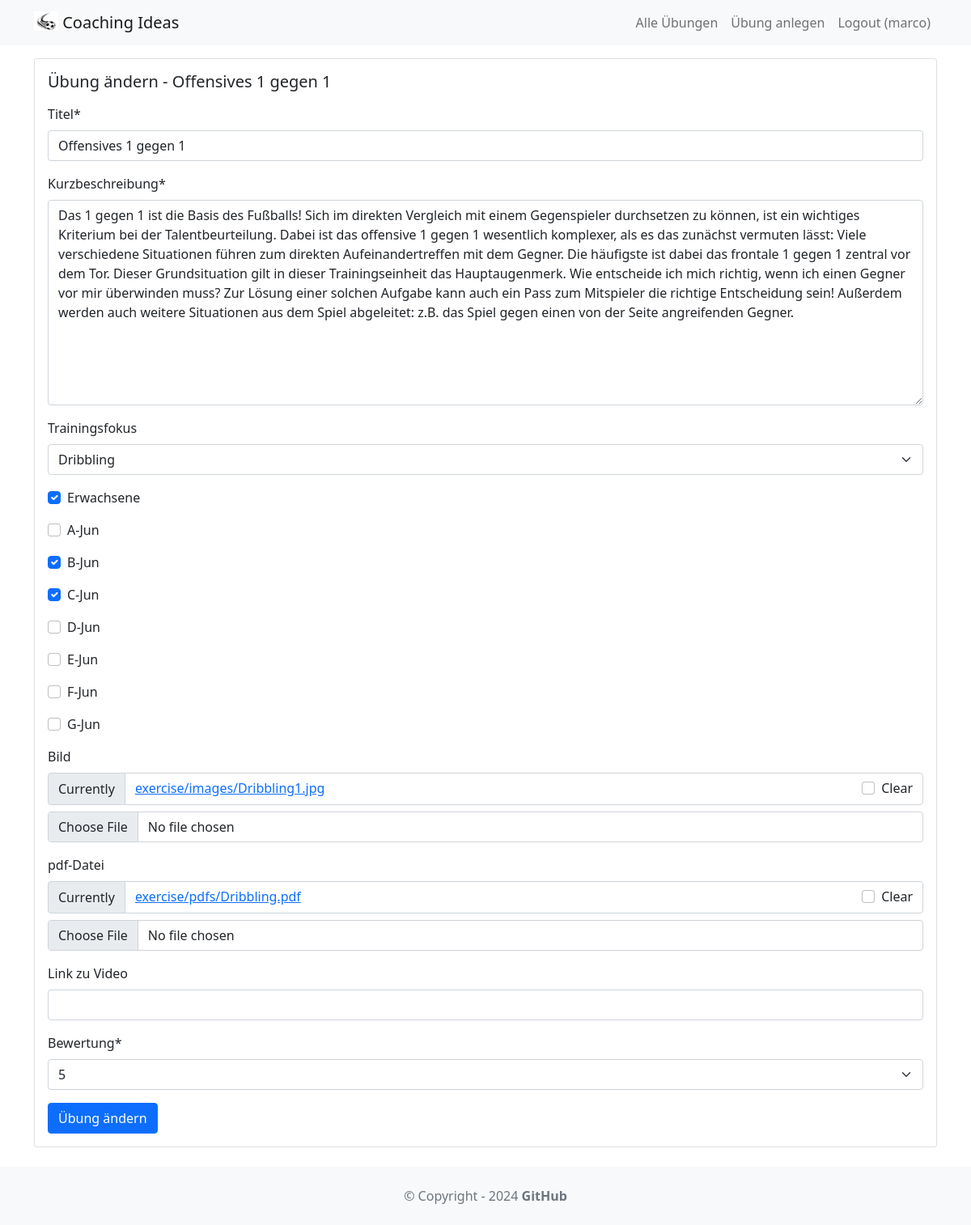
Screenshot of /exercise/exercise/11 (signed in) with the database file from the repository.
### exercise/models.py (models this page shows, shortened)
class Exercise(models.Model):
    title = models.CharField(max_length=255)
    body = models.TextField()
    created_on = models.DateTimeField(auto_now_add=True)
    last_modified = models.DateTimeField(auto_now=True)
    creator = models.ForeignKey(User, on_delete=models.SET_NULL, null=True)
    soccer_skills = models.CharField(
        max_length=50, choices=SoccerSkillTextChoices.choices, blank=True
    )
    for_adults = models.BooleanField(default=True)
    for_jun_a = models.BooleanField(default=False)
    for_jun_b = models.BooleanField(default=False)
    for_jun_c = models.BooleanField(default=False)
    for_jun_d = models.BooleanField(default=False)
    for_jun_e = models.BooleanField(default=False)
    for_jun_f = models.BooleanField(default=False)
    for_jun_g = models.BooleanField(default=False)
    image = models.ImageField(upload_to="exercise/images/", null=True, blank=True)
    pdf = models.FileField(upload_to="exercise/pdfs/", blank=True)
    youtube_link = models.URLField(blank=True, null=True)
    rating = models.IntegerField(default=0, choices=[(i, i) for i in range(0, 6)])
    average_rating = models.FloatField(default=0)

### exercise/views.py (the view, shortened to what this page needs)
# urls.py: path("exercise/<int:exercise_id>", update_exercise, name="update_exercise"),
@login_required
@user_passes_test(lambda u: u.is_staff or u.is_authenticated)
def update_exercise(request, exercise_id):
    update_exercise_html = "update_exercise.html"
    exercise = get_object_or_404(Exercise, pk=exercise_id)
    if request.method == "GET":
        form = ExerciseForm(instance=exercise)
        return render(
            request, update_exercise_html, {"exercise": exercise, "form": form}
        )

### exercise/forms.py
class ExerciseForm(ModelForm):
    class Meta:
        model = Exercise
        fields = [
            "title",
            "body",
            "soccer_skills",
            "for_adults",
            "for_jun_a",
            "for_jun_b",
            "for_jun_c",
            "for_jun_d",
            "for_jun_e",
            "for_jun_f",
            "for_jun_g",
            "image",
            "pdf",
            "youtube_link",
            "rating",
        ]
        labels = {
            "title": "Titel",
            "body": "Kurzbeschreibung",
            "soccer_skills": "Trainingsfokus",
            "for_adults": "Erwachsene",
            "for_jun_a": "A-Jun",
            "for_jun_b": "B-Jun",
            "for_jun_c": "C-Jun",
            "for_jun_d": "D-Jun",
            "for_jun_e": "E-Jun",
            "for_jun_f": "F-Jun",
            "for_jun_g": "G-Jun",
            "image": "Bild",
            "pdf": "pdf-Datei",
            "youtube_link": "Link zu Video",
            "rating": "Bewertung",
        }

### exercise/templates/update_exercise.html (shortened to what this page needs)
{% extends 'base.html' %}
{% load crispy_forms_filters %}
{% block content %}
<div class="card mb-3">
  <div class="row g-0">
    <div>
      <div class="card-body">
        <h5 class="card-title">Übung ändern - {{ exercise.title }}</h5>
        <p class="card-text">
          <form method="post" enctype="multipart/form-data">
            {{ form|crispy }}
            <button type="submit" class="btn btn-primary">Übung ändern</button>
          </form>
      </div>
    </div>
  </div>
</div>
{% endblock content %}

### coachingideas/templates/base.html (shortened to what this page needs)
<!DOCTYPE html>
<html>
<head>
    <link href="https://cdn.jsdelivr.net/npm/bootstrap@5.1.1/dist/css/bootstrap.min.css" rel="stylesheet"
/>
    <link rel="stylesheet" href="https://cdn.jsdelivr.net/npm/bootstrap-icons@1.8.1/font/bootstrap-icons.css">
</head>
<body>
<nav class="navbar navbar-expand-lg
      navbar-light bg-light mb-3">
    <div class="container">
        <a class="navbar-brand" href="{% url 'home' %}">
            {% load static %}
            <img src="{% static 'images/soccer.jpg' %}"
                 alt="" width="30" height="24"
                 class="d-inline-block align-text-top"/>
            Coaching Ideas
        </a>
        <div class="collapse navbar-collapse"
             id="navbarNavAltMarkup">
            <div class="navbar-nav ms-auto">
                {% if user.is_authenticated %}
                    <a class="nav-link" href={% url "exercise_table" %}>Alle Übungen</a>
                    <a class="nav-link" href="{% url "create_exercise" %}">
                        Übung anlegen
                    </a>
                    <a class="nav-link" href="{% url "logout" %}">
                        Logout ({{ user.username }})
                    </a>
                {% else %}
                    <a class="nav-link" href="{% url "login" %}">Login</a>
                    <a class="nav-link" href={% url "signup" %}>Sign Up</a>
                {% endif %}
            </div>
        </div>
    </div>
</nav>
<div class="container">
    {% block content %}
    {% endblock content %}
</div>
<footer class="text-center text-lg-start bg-light text-muted mt-4">
    <div class="text-center p-4">
        © Copyright - 2024
        <a class="text-reset fw-bold text-decoration-none"
           target="_blank" href="https://github.com/meissbernd/ESA3_CoachingIdeas/tree/master">
            GitHub
        </a>
    </div>
</footer>
</body>
</html>

### rows the page displays
Exercise: title "Offensives 1 gegen 1", body "Das 1 gegen 1 ist die Basis des Fußballs! Sich im direkten Vergleich mit einem Gegenspieler durchsetzen zu können, ist ein wichtiges Kriterium bei der Talentbeurteilung. Dabei ist das offensive 1 gegen 1 wesentlich komplexer, als es das zunächst vermuten lässt: Viele verschiedene Situationen führen zum direkten Aufeinandertreffen mit dem Gegner. Die häufigste ist dabei das frontale 1 gegen 1 zentral vor dem Tor. Dieser Grundsituation gilt in dieser Trainingseinheit das Hauptaugenmerk. Wie entscheide ich mich richtig, wenn ich einen Gegner vor mir überwinden muss? Zur Lösung einer solchen Aufgabe kann auch ein Pass zum Mitspieler die richtige Entscheidung sein! Außerdem werden auch weitere…", soccer_skills "Dribbling", for_adults "☑", for_jun_b "☑", for_jun_c "☑", rating "5"

### other values shown
{{ user.username }} "marco"
